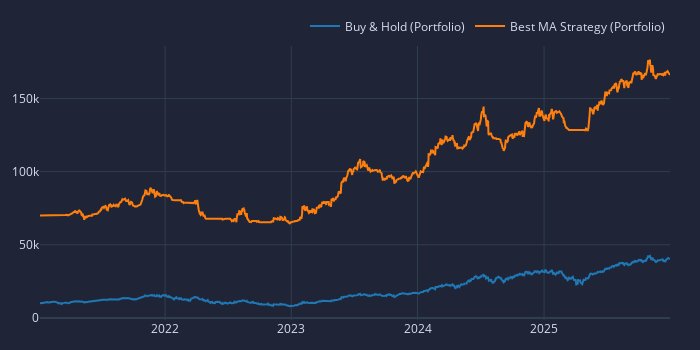

Source (notebook cell):
### Markdown cell above
## 6. Strategy vs. Benchmark

Let's compare the Best Found Strategy against the simple Buy & Hold.

### Code cell
# Get the portfolio for the best parameters
pf_best = pf_opt.xs(best_params, level=['fast_window', 'slow_window'])

# Compare Total Returns
comparison = pd.DataFrame({
    'Buy & Hold': pf_bh.total_return(),
    'Best MA Strategy': pf_best.total_return()
})

print(comparison)

# Plot Equity Curves (Average of all assets)
fig = pf_bh.value().sum(axis=1).vbt.plot(trace_kwargs=dict(name='Buy & Hold (Portfolio)'))
pf_best.value().sum(axis=1).vbt.plot(trace_kwargs=dict(name='Best MA Strategy (Portfolio)'), fig=fig)
fig.show()

### Figure 1 — Plotly figure (JSON) as saved in the notebook; plotly's stock layout.template omitted (floating-point values rounded to 4 significant figures; data arrays with more than 128 entries replaced by an {"elided": "..."} marker saying what was removed)
{"data": [{"name": "Buy & Hold (Portfolio)", "showlegend": true, "type": "scatter", "uid": "08d66701-7c95-4ef2-b97b-bca16f66ad9c", "x": {"elided": "1255 str values"}, "y": {"elided": "1255 float values"}}, {"name": "Best MA Strategy (Portfolio)", "showlegend": true, "type": "scatter", "uid": "7cba18cc-3a5d-41ce-b659-1efc88cd9f79", "x": {"elided": "1255 str values"}, "y": {"elided": "1255 float values"}}], "layout": {"height": 350, "legend": {"orientation": "h", "traceorder": "normal", "x": 1, "xanchor": "right", "y": 1.02, "yanchor": "bottom"}, "margin": {"b": 30, "l": 30, "r": 30, "t": 30}, "width": 700}}
